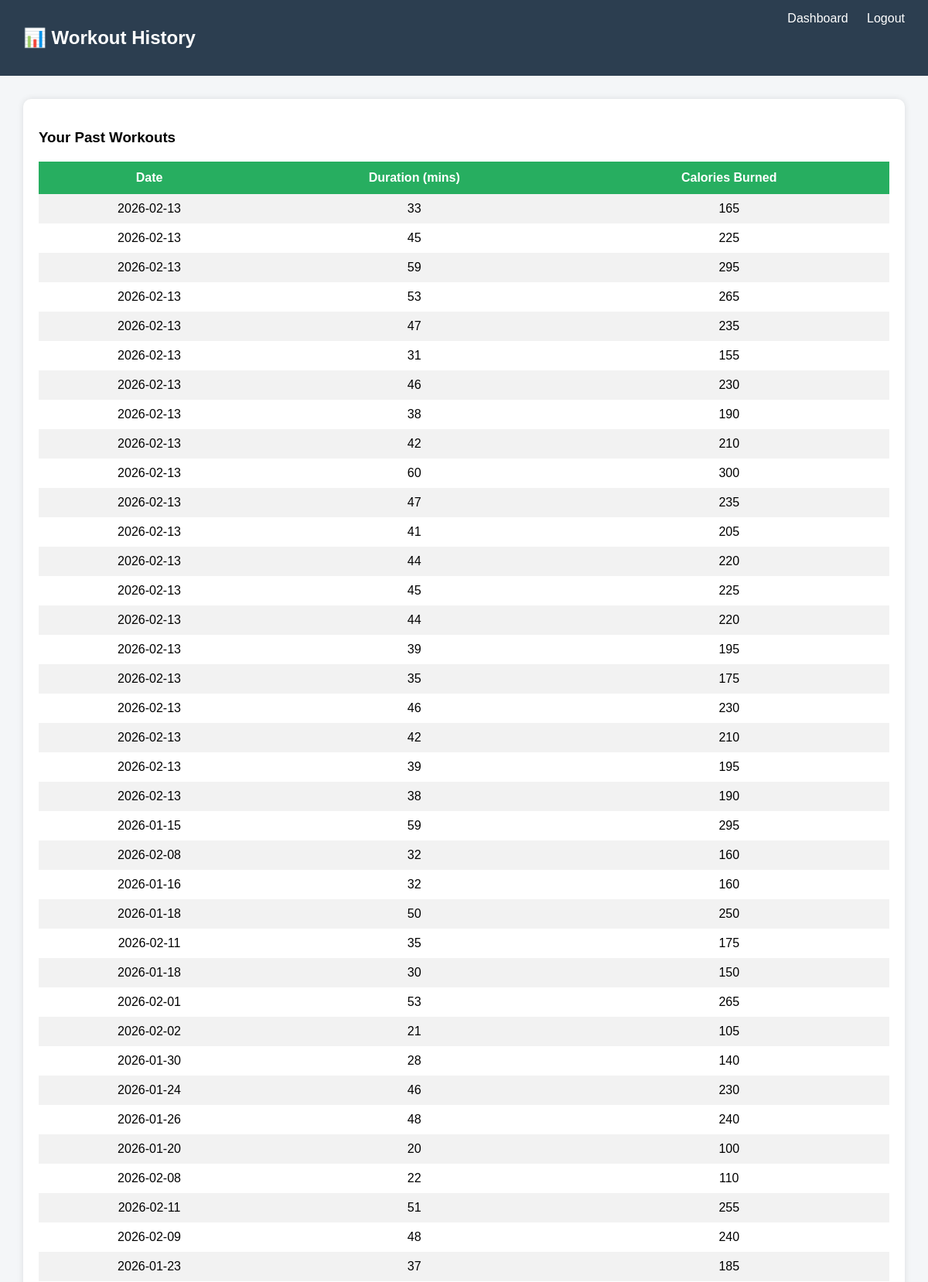
The app's page /history (signed in, upper part) with its own data.
### tables this page shows
CREATE TABLE workouts(
    id INTEGER PRIMARY KEY AUTOINCREMENT,
    user_id INTEGER,
    date TEXT,
    duration INTEGER,
    calories_burned INTEGER
);

### app.py (the view)
@app.route("/history")
def history():
    if "user_id" not in session:
        return redirect("/")
    conn = get_db()
    cursor = conn.cursor()
    data = cursor.execute(
        "SELECT date, duration, calories_burned FROM workouts WHERE user_id=?",
        (session["user_id"],)
    ).fetchall()
    conn.close()
    return render_template("history.html", workouts=data)

### app.py (called while the page is built)
def get_db():
    return sqlite3.connect("database.db")

### templates/history.html (shortened to what this page needs)
<!DOCTYPE html>
<html>
<head>
</head>
<body>
<div class="navbar">
    <h2>📊 Workout History</h2>
    <div>
        <a href="/dashboard">Dashboard</a>
        <a href="/logout">Logout</a>
    </div>
</div>
<div class="container">
    <div class="card">
        <h3>Your Past Workouts</h3>
        <table>
            <tr>
                <th>Date</th>
                <th>Duration (mins)</th>
                <th>Calories Burned</th>
            </tr>
            {% for w in workouts %}
            <tr>
                <td>{{ w[0] }}</td>
                <td>{{ w[1] }}</td>
                <td>{{ w[2] }}</td>
            </tr>
            {% endfor %}
        </table>
    </div>
</div>
</body>
</html>

### templates/history.html (style rules this page uses)
body { margin:0; font-family:Arial; background:#f4f6f8; }
.navbar { background:#2c3e50; color:white; padding:15px 30px; display:flex; justify-content:space-between; }
.navbar a { color:white; text-decoration:none; margin-left:20px; }
.container { padding:30px; }
.card { background:white; padding:20px; border-radius:10px; box-shadow:0 0 8px rgba(0,0,0,0.1); }
table { width:100%; border-collapse:collapse; margin-top:20px; }
th { background:#27ae60; color:white; padding:12px; }
td { padding:10px; text-align:center; }
tr:nth-child(even) { background:#f2f2f2; }

### records on screen
workouts: date "2026-02-13", duration "33", calories_burned "165"
workouts: date "2026-02-13", duration "45", calories_burned "225"
workouts: date "2026-02-13", duration "59", calories_burned "295"
workouts: date "2026-02-13", duration "53", calories_burned "265"
workouts: date "2026-02-13", duration "47", calories_burned "235"
workouts: date "2026-02-13", duration "31", calories_burned "155"
workouts: date "2026-02-13", duration "46", calories_burned "230"
workouts: date "2026-02-13", duration "38", calories_burned "190"
workouts: date "2026-02-13", duration "42", calories_burned "210"
workouts: date "2026-02-13", duration "60", calories_burned "300"
workouts: date "2026-02-13", duration "47", calories_burned "235"
workouts: date "2026-02-13", duration "41", calories_burned "205"
workouts: date "2026-02-13", duration "44", calories_burned "220"
workouts: date "2026-02-13", duration "45", calories_burned "225"
workouts: date "2026-02-13", duration "44", calories_burned "220"
workouts: date "2026-02-13", duration "39", calories_burned "195"
workouts: date "2026-02-13", duration "35", calories_burned "175"
workouts: date "2026-02-13", duration "46", calories_burned "230"
workouts: date "2026-02-13", duration "42", calories_burned "210"
workouts: date "2026-02-13", duration "39", calories_burned "195"
workouts: date "2026-02-13", duration "38", calories_burned "190"
workouts: date "2026-01-15", duration "59", calories_burned "295"
workouts: date "2026-02-08", duration "32", calories_burned "160"
workouts: date "2026-01-16", duration "32", calories_burned "160"
workouts: date "2026-01-18", duration "50", calories_burned "250"
workouts: date "2026-02-11", duration "35", calories_burned "175"
workouts: date "2026-01-18", duration "30", calories_burned "150"
workouts: date "2026-02-01", duration "53", calories_burned "265"
workouts: date "2026-02-02", duration "21", calories_burned "105"
workouts: date "2026-01-30", duration "28", calories_burned "140"
workouts: date "2026-01-24", duration "46", calories_burned "230"
workouts: date "2026-01-26", duration "48", calories_burned "240"
workouts: date "2026-01-20", duration "20", calories_burned "100"
workouts: date "2026-02-08", duration "22", calories_burned "110"
workouts: date "2026-02-11", duration "51", calories_burned "255"
workouts: date "2026-02-09", duration "48", calories_burned "240"
workouts: date "2026-01-23", duration "37", calories_burned "185"
